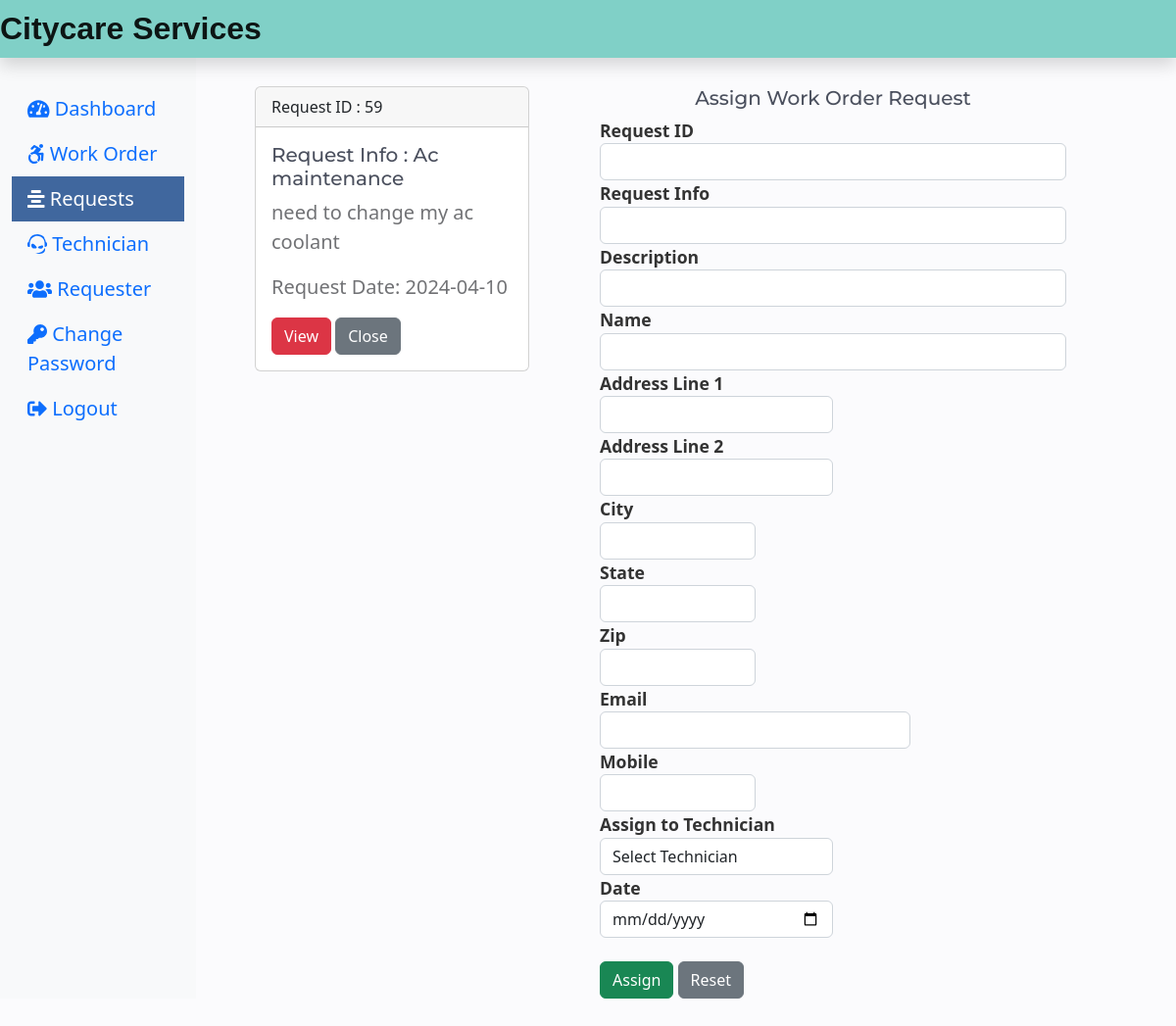
/Admin/request.php (signed in), run on the app's committed database.
### tables this page shows
CREATE TABLE `submitrequest_tb` (
  `request_id` int(11) NOT NULL,
  `request_info` text NOT NULL,
  `request_desc` text NOT NULL,
  `requester_name` varchar(60) NOT NULL,
  `requester_add1` text NOT NULL,
  `requester_add2` text NOT NULL,
  `requester_city` varchar(60) NOT NULL,
  `requester_state` varchar(60) NOT NULL,
  `requester_zip` int(11) NOT NULL,
  `requester_email` varchar(60) NOT NULL,
  `requester_mobile` bigint(11) NOT NULL,
  `request_date` date NOT NULL
);

### Admin/request.php (the view, shortened to what this page needs)
<?php
include('includes/header.php');
include('../config.php');
?>
<div class="col-sm-4 mb-5">
  <?php
 $sql = "SELECT request_id, request_info, request_desc, request_date FROM submitrequest_tb";
 $result = $conn->query($sql);
 if($result->num_rows > 0){
  while($row = $result->fetch_assoc()){
   echo '<div class="card mt-5 mx-5">';
   echo '<div class="card-header">';
   echo 'Request ID : '. $row['request_id'];
   echo '</div>';
   echo '<div class="card-body">';
   echo '<h5 class="card-title">Request Info : ' . $row['request_info'] . '</h5>';
   echo '<p class="card-text">' . $row['request_desc'] . '</p>';
   echo '<p class="card-text">Request Date: ' . $row['request_date'] . '</p>';
   echo '<div class="float-right">';
   echo '
      <form action="" method="POST">
      <input type="hidden" name="id" value='. $row["request_id"] .'>
      <input type="submit" class="btn btn-danger mr-3" name="view" value="View">
      <input type="submit" class="btn btn-secondary" name="close" value="Close"></form>';
   echo '</div>' ;
   echo '</div>' ;
   echo'</div>';
  }
 }
 ?>
</div>
<?php
  include('assignworkform.php');
  include('includes/footer.php');
?>

### css/listing.css (style rules this page uses)
:root { --white-color: #ffffff; --primary-color: #13547a; --secondary-color: #80d0c7; --section-bg-color: #f0f8ff; --custom-btn-bg-color: #80d0c7; --custom-btn-bg-hover-color: #13547a; --dark-color: #000000; --p-color: #717275; --border-color: #7fffd4; --link-hover-color: #13547a; --body-font-family: 'Open Sans', sans-serif; --title-font-family: 'Montserrat', sans-serif; --h1-font-size: 58px; --h2-font-size: 46px; --h3-font-size: 32px; --h4-font-size: 28px; --h5-font-size: 24px; --h6-font-size: 22px; --p-font-size: 20px; --menu-font-size: 14px; --btn-font-size: 18px; --copyright-font-size: 16px; --border-radius-large: 100px; --border-radius-medium: 20px; --border-radius-small: 10px; --font-weight-normal: 400; --font-weight-medium: 500; --font-weight-semibold: 600; --font-weight-bold: 700; }
body { background-color: var(--white-color); font-family: var(--body-font-family); }
h2, h3, h4, h5, h6 { color: var(--dark-color); }
h1, h2, h3, h4, h5, h6 { font-family: var(--title-font-family); font-weight: var(--font-weight-semibold); }
h5 { font-size: var(--h5-font-size); }
p { color: var(--p-color); font-size: var(--p-font-size); font-weight: var(--font-weight-normal); }
body { background: #fbfbfd; }
h1, h2, h3, h4, h5, h6 { color: #4b505e; }

### css/custom.css (style rules this page uses)
body { background: #fbfbfd; }
h1, h2, h3, h4, h5, h6 { color: #4b505e; }

### data on the page
submitrequest_tb: request_id "59", request_info "Ac maintenance", request_desc "need to change my ac coolant", request_date "2024-04-10"
